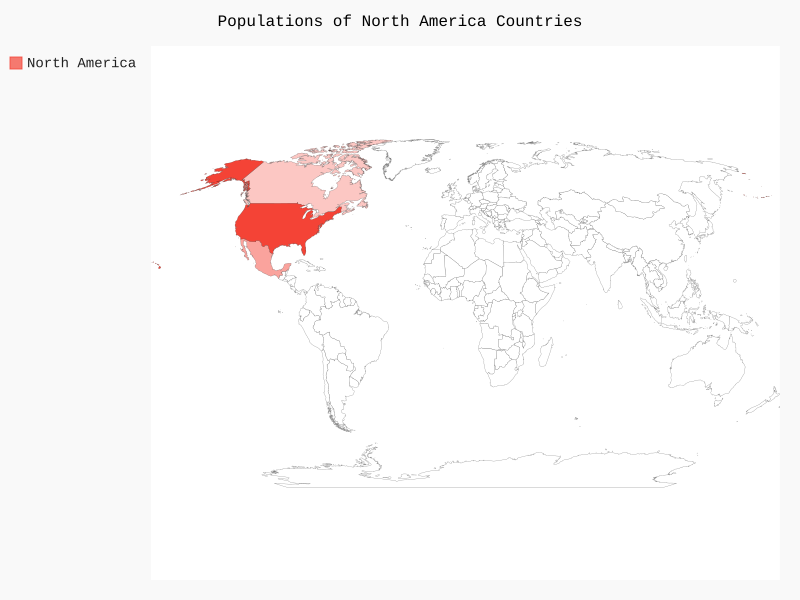

This chart was generated by the following Python code:
from pygal_maps_world.maps import World

wm = World()
wm.title = 'Populations of North America Countries'

wm.add('North America', {'ca': 36624199, 'mx': 113423047, 'us': 324459463})
wm.render_to_file('na_populations.svg')
